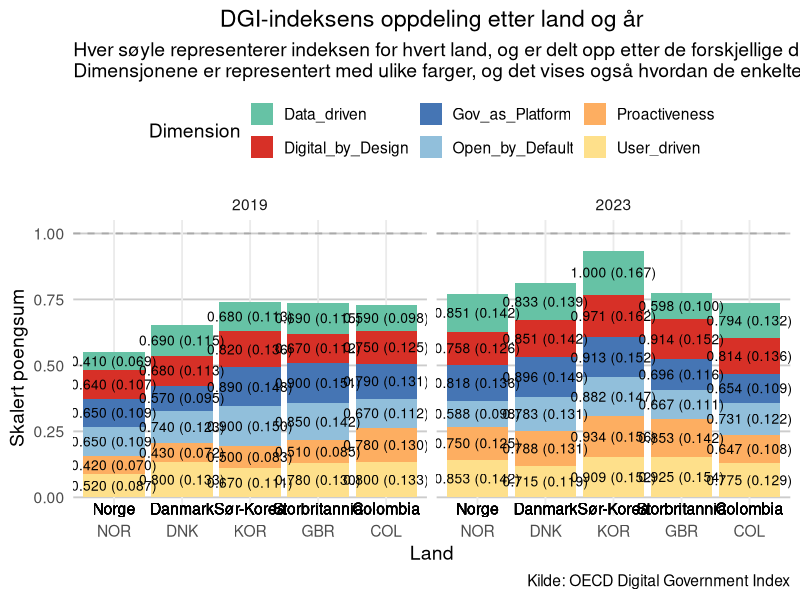

This figure's R source:
# Load necessary libraries
library(tidyverse)

#Character standard
Sys.setlocale("LC_CTYPE", "Norwegian_Norway.UTF-8")

data_2019_all_countries <- read_csv("OECD_DGI_Full_2019.csv")
data_2023_all_countries <- read_csv("OECD_DGI_2023_Full.csv")
# Read the 2019 and 2023 data for Norway, Denmark, UK, SK, and Colombia
countries <- c("NOR", "DNK", "GBR", "KOR", "COL")
data_2019 <- read_csv("OECD_DGI_Full_2019.csv") %>%
  filter(Country %in% countries)  # Filter for selected countries

data_2023 <- read_csv("OECD_DGI_2023_Full.csv") %>%
  filter(Country %in% countries)  # Filter for selected countries

# Manually reshape the 2019 data into long format with Country included
reshape_data <- function(data, year) {
  data_long <- data.frame(
    Dimension = c("Digital_by_Design", "Gov_as_Platform", "Open_by_Default", 
                  "Data_driven", "User_driven", "Proactiveness"),
    Score = c(data$Digital_by_Design_2019, 
              data$Gov_as_Platform_2019,
              data$Open_by_Default_2019, 
              data$Data_driven_2019, 
              data$User_driven_2019, 
              data$Proactiveness_2019),
    Country = data$Country  # Make sure to keep Country in the reshaped data
  )
  mutate(data_long, Year = year, DGI_Score = data$Composite_2019)
}

# Reshape for each country
norway_2019_long <- reshape_data(data_2019 %>% filter(Country == "NOR"), "2019")
denmark_2019_long <- reshape_data(data_2019 %>% filter(Country == "DNK"), "2019")
uk_2019_long <- reshape_data(data_2019 %>% filter(Country == "GBR"), "2019")
sk_2019_long <- reshape_data(data_2019 %>% filter(Country == "KOR"), "2019")
colombia_2019_long <- reshape_data(data_2019 %>% filter(Country == "COL"), "2019")

# Manually reshape the 2023 data into long format for all countries with Country included
reshape_data_2023 <- function(data, year) {
  data_long <- data.frame(
    Dimension = c("Digital_by_Design", "Gov_as_Platform", "Open_by_Default", 
                  "Data_driven", "User_driven", "Proactiveness"),
    Score = c(data$Digital_by_Design_2023, 
              data$Gov_as_Platform_2023,
              data$Open_by_Default_2023, 
              data$Data_driven_2023, 
              data$User_driven_2023, 
              data$Proactiveness_2023),
    Country = data$Country  # Ensure Country column is retained
  )
  mutate(data_long, Year = year, DGI_Score = data$Composite_2023)
}

# Reshape for each country
norway_2023_long <- reshape_data_2023(data_2023 %>% filter(Country == "NOR"), "2023")
denmark_2023_long <- reshape_data_2023(data_2023 %>% filter(Country == "DNK"), "2023")
uk_2023_long <- reshape_data_2023(data_2023 %>% filter(Country == "GBR"), "2023")
sk_2023_long <- reshape_data_2023(data_2023 %>% filter(Country == "KOR"), "2023")
colombia_2023_long <- reshape_data_2023(data_2023 %>% filter(Country == "COL"), "2023")

# Combine all the reshaped data into one dataset
combined_data <- bind_rows(
  norway_2019_long, denmark_2019_long, uk_2019_long, sk_2019_long, colombia_2019_long,
  norway_2023_long, denmark_2023_long, uk_2023_long, sk_2023_long, colombia_2023_long
)

# Calculate the total sum of the dimension scores for each year and normalize
combined_data <- combined_data %>%
  group_by(Year, Country) %>%
  mutate(
    Total_Score = sum(Score),  # Total of dimension scores
    Distribution = Score / Total_Score,  # Calculate the distribution
    Scaled_Score = Distribution * DGI_Score,  # Scale the score to match the DGI score
    Label = sprintf("%.3f (%.1f%%): %.3f", Score, Distribution * 100, Scaled_Score)  # Label with original, proportion, and scaled score
  ) %>%
  ungroup()
# Country names to display below the columns
country_names <- c("NOR" = "Norge", "DNK" = "Danmark", "KOR" = "Sør-Korea", 
                   "GBR" = "Storbritannia", "COL" = "Colombia")

# Set the country order as a factor
combined_data$Country <- factor(combined_data$Country, levels = c("NOR", "DNK", "KOR", "GBR", "COL"))

ggplot(combined_data, aes(x = Country, y = Scaled_Score, fill = Dimension)) +
  geom_bar(stat = "identity", position = "stack") +
  facet_wrap(~ Year, scales = "free_x") +
  scale_fill_manual(values = c(
    "Digital_by_Design" = "#d73027", 
    "Gov_as_Platform" = "#4575b4", 
    "Open_by_Default" = "#91bfdb",
    "Data_driven" = "#66c2a5", 
    "User_driven" = "#fee08b",
    "Proactiveness" = "#fdae61"
  )) +
  labs(
    title = "DGI-indeksens oppdeling etter land og år",
    subtitle = "Hver søyle representerer indeksen for hvert land, og er delt opp etter de forskjellige dimensjonene i DGI-indeksen.\nDimensjonene er representert med ulike farger, og det vises også hvordan de enkelte dimensjonene bidrar til det totale indekspoengsummen.",
    x = "Land",
    y = "Skalert poengsum",
    caption = "Kilde: OECD Digital Government Index"
  ) +
  theme_minimal(base_size = 14) +
  theme(
    axis.text.x = element_text(angle = 0, hjust = 0.5),
    panel.grid.major.y = element_line(color = "grey80"),
    panel.grid.minor = element_blank(),
    legend.position = "top",
    plot.title = element_text(hjust = 0.5)
  ) +
  # One-line label inside bars
  geom_text(aes(label = sprintf("%.3f (%.3f)", Score, Scaled_Score)), 
            position = position_stack(vjust = 0.5), size = 3.5) +
  # Country names below bars
  geom_text(aes(x = Country, y = -0.02, label = country_names[Country]), 
            size = 4, color = "black", vjust = 1) +
  # Add horizontal dashed line at y = 1
  geom_hline(yintercept = 1, linetype = "dashed", color = "darkgray", linewidth = 0.6)
